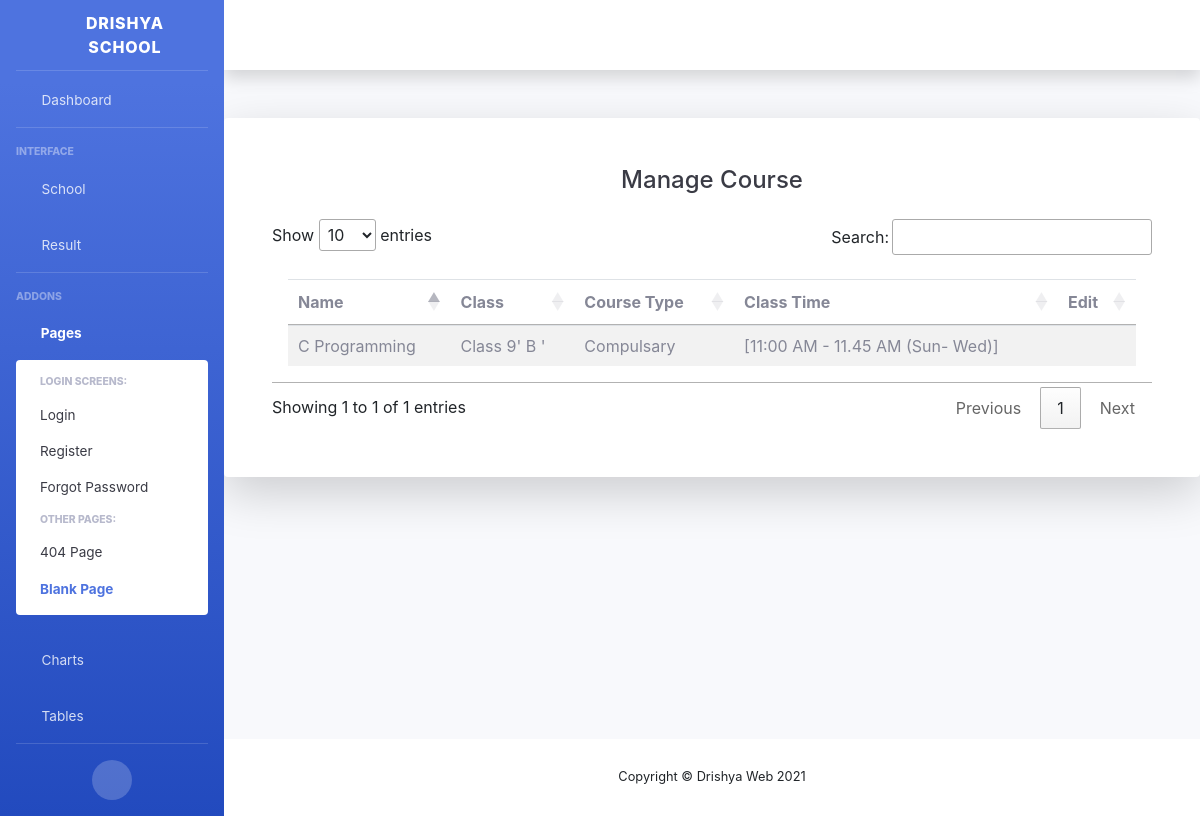
The app's page /class_course/3 with its own data.
### school/models.py (models this page shows, shortened)
class Course(models.Model):
    types = [
        ('Compulsary' , 'Compulsary'),
        ('Optional', 'Optional'),
        ('Vocational', 'Vocational'),
        ('Extra Curricular', 'Extra Curricular'),
        ('Others', 'Others')
    ]
    name = models.CharField(max_length=200)
    grade = models.ForeignKey(Class, on_delete=models.CASCADE)
    course_type = models.CharField(max_length=20, choices=types)
    course_time = models.CharField(max_length=254)

class Class(models.Model):
    name = models.CharField(max_length=254)
    class_teacher = models.ForeignKey(Teacher , on_delete=models.CASCADE)
    section = models.ForeignKey(Section , on_delete=models.CASCADE)
    is_active = models.BooleanField()
    def __str__(self):
        return str(self.name +"' " + self.section.name + " '")

class Section(models.Model):
    name = models.CharField(max_length=100)
    room_no = models.CharField(max_length=100)

### dashboard/views.py (the view)
# urls.py: path('class_course/<int:id>' , views.class_course , name="class_course")
def class_course(request , id):
    courses = Course.objects.all().filter(grade=id)
    context = {
         'courses' :courses,
     }
    return render(request, 'dashboard/class_course.html' , context)

### dashboard/templates/dashboard/class_course.html (shortened to what this page needs)
{% include "dashboard/header.html" %}
{% load crispy_forms_tags %}
<div class="card o-hidden border-0 shadow-lg my-5" >
    <div class="card-body p-0">
        <div class="row d-flex justify-content-center">
            <div class="col-md-12 ">
                <div class="p-5">
                    <div class="text-center">
                        <h1 class="h4 text-gray-900 mb-4">Manage Course</h1>
                    </div>
                    <table class="table table-borderd table-striped p-3" id="course_table">
                        <thead>
                            <th>Name</th>
                            <th>Class</th>
                            <th>Course Type</th>
                            <th>Class Time</th>
                            <th>Edit</th>
                        </thead>
                        <tbody>
                            {% for c in courses %}
                                <tr>
                                    <td>{{c.name}}</td>
                                    <td>{{c.grade}}</td>
                                    <td>{{c.course_type}}</td>
                                    <td>{{c.course_time}}</td>
                                    <td>
                                        <a href="delete-course/{{c.id}}"><i class="fa fa-trash"></i></a>
                                        <a href="update-course/{{c.id}}"><i class="fa fa-edit ml-2"></i></a>
                                    </td>
                                </tr>
                            {% endfor %}
                        </tbody>
                    </table>
                </div>
            </div>
        </div>
    </div>
</div>
</div>
{% include "dashboard/footer.html" %}

### records on screen
Course: name "C Programming", grade "Class 9' B '", course_type "Compulsary", course_time "[11:00 AM - 11.45 AM (Sun- Wed)]"
